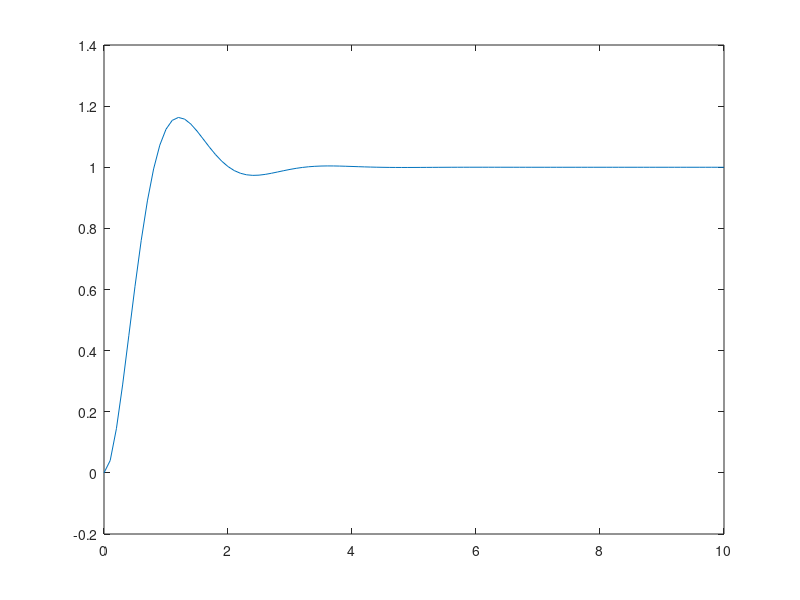

Write MATLAB code to recreate this figure.
% A maneira mais simples de traçar um gráfico xy é pelo uso da função plot. 
% A forma plot(x,y) desenha um gráfico bidimensional dos pontos do vetor y 
% em relação aos pontos do vetor x, sendo que ambos devem  ter o mesmo 
% número de elementos. 
% O gráfico resultante é desenhado em uma janela de figura com as escalas 
% automáticas nos eixos x e y e segmentos de reta unindo os pontos. 
% Por exemplo, para desenhar o gráfico da função:

function func_plot()

x = 0:0.1:10;
y = 1 - 1.1547*exp(-1.5*x).*sin(2.5981*x+1.0472);
plot(x,y)

end
